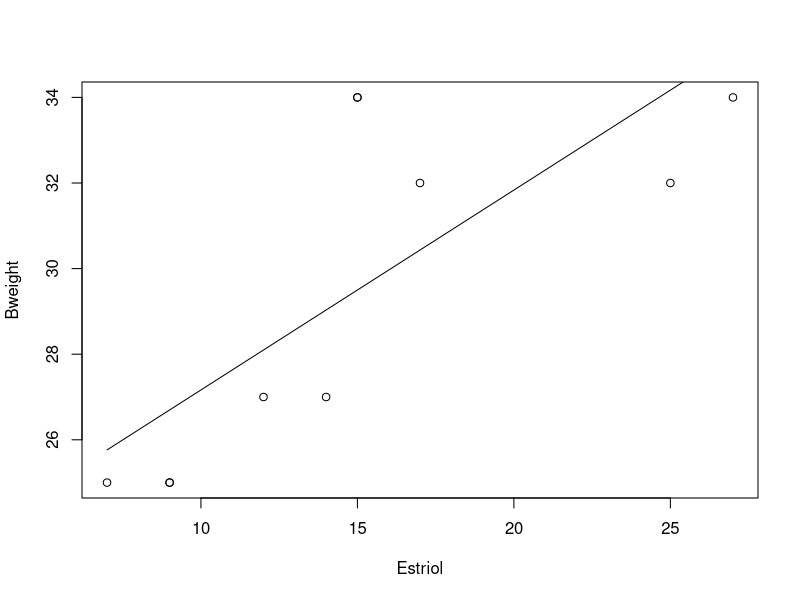

R code for this plot:
# Q1.
cat("\nQ1\n")
Estriol <- c(7, 9, 9, 12, 14, 17, 25, 27, 15, 15)
Bweight <- c(25, 25, 25, 27, 27, 32, 32, 34, 34, 34)

EBW <- lm(Bweight ~ Estriol)
cat("y =", EBW$coefficients[1], "+", EBW$coefficients[2], "x", "\n")

# Q2.
cat("\nQ2\n")
est15 <- predict(EBW, data.frame(Estriol = 15))
cat("The estimated average birth weight is", est15, "(g/100) \n")

# Q3.
cat("\nQ3\n")
est2500 <- (25 - EBW$coefficients[1]) / EBW$coefficients[2]
cat("For estriol level at", est2500, "(mg/24hr) \n")

# Q4.
cat("\nQ4\n")
summary <- summary(EBW)
print(summary)

plot(Estriol, Bweight)
lines(Estriol, fitted(EBW))

# Q5.
cat("\nQ5\n")
p_value <- max(summary$coefficients["(Intercept)", "Pr(>|t|)"], summary$coefficients["Estriol", "Pr(>|t|)"])

if (p_value < 0.05) {
    cat("The p-value is", p_value, "which is less than 0.05. \n")
    cat("The Estriol has hightly significant association with the Birth weight. \n")
} else {
    cat("The p-value is", p_value, "which is not less than 0.05. \n")
    cat("The Estriol does not have hightly significant association with the Birth weight. \n")
}


# # Q1.
# cat("\nQ1\n")
# Estriol <- c(7, 9, 9, 12, 14, 15, 15, 17, 25, 27)
# Bweight <- c(25, 25, 25, 27, 27, 34, 34, 32, 32, 34)

# n <- length(Estriol)
# Estriol_Sxx <- sum(Estriol^2)
# Estriol_Sx <- sum(Estriol)
# Bweight_Syy <- sum(Bweight^2)
# Bweight_Sy <- sum(Bweight)
# cross_Sxy <- sum(Estriol * Bweight)
# Lxy <- cross_Sxy - Estriol_Sx * Bweight_Sy / n
# Lxx <- Estriol_Sxx - Estriol_Sx^2 / n
# B <- Lxy / Lxx
# A <- (Bweight_Sy - B * Estriol_Sx) / n

# cat("y = ", A, "+ ", B, "x", "\n")

# # Q2.
# cat("\nQ2\n")
# est15 <- A + B * 15
# print(est15)

# # Q2.
# cat("\nQ2\n")
# newEstriol <- data.frame(Estriol = c(15))
# est15 <- predict(EBW, newdata = newEstriol)
# cat("The estimated average birth weight is", est15, "(g/100) \n")